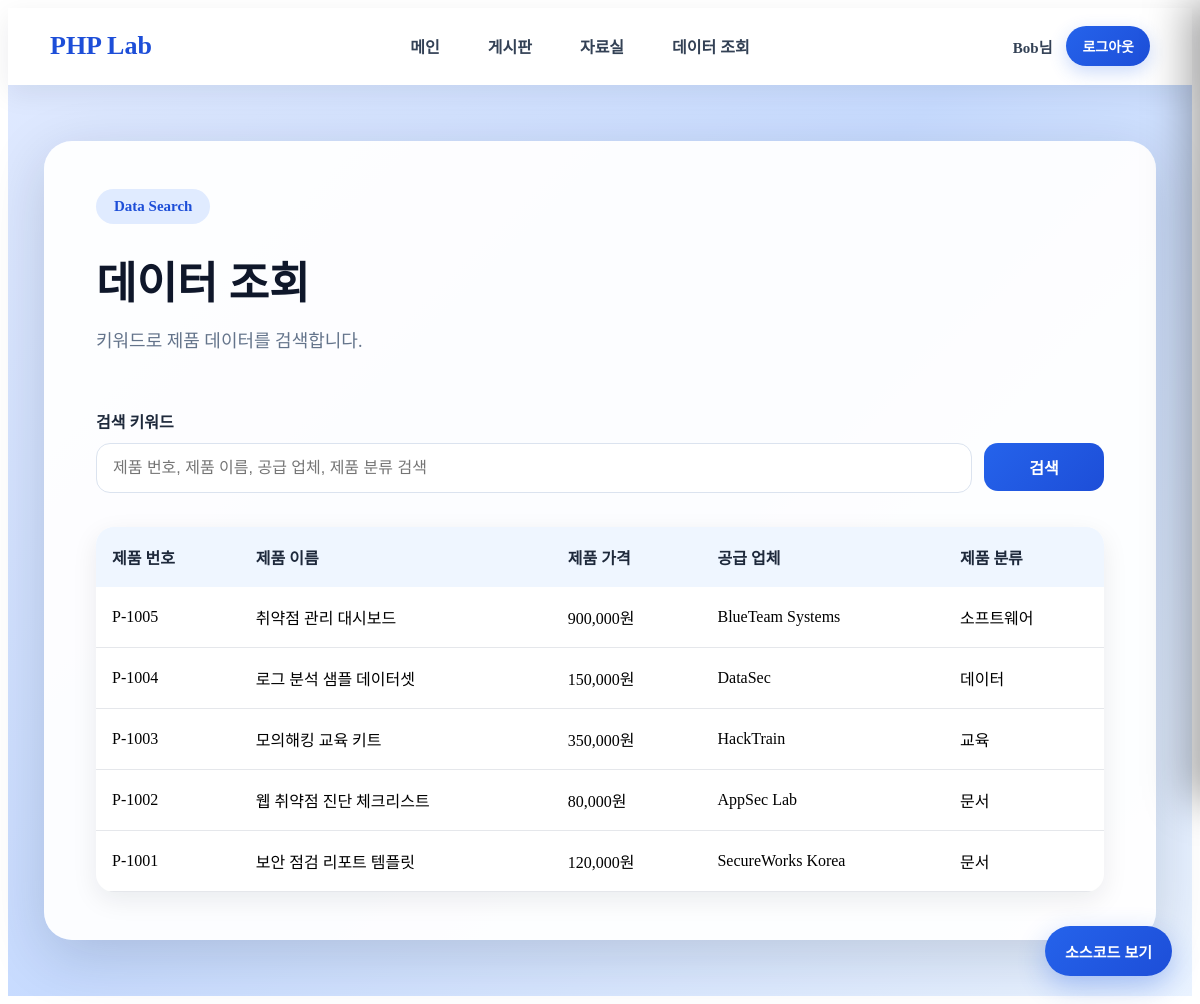
The app's page /data_search.php (signed in) with its own data.
### tables this page shows
CREATE TABLE products (
    id INT AUTO_INCREMENT PRIMARY KEY,
    product_no VARCHAR(50) NOT NULL,
    product_name VARCHAR(255) NOT NULL,
    product_price INT NOT NULL,
    supplier VARCHAR(255) NOT NULL,
    category VARCHAR(100) NOT NULL
) DEFAULT CHARSET=utf8mb4 COLLATE=utf8mb4_unicode_ci;

### src/data_search.php (the view, shortened to what this page needs)
<?php
require_once "layout.php";
$keyword = $_GET["keyword"] ?? "";
$products = [];
$db = get_db();
if ($keyword !== "") {
    $sql = "
        SELECT *
        FROM products
        WHERE product_no LIKE '%{$keyword}%'
           OR product_name LIKE '%{$keyword}%'
           OR supplier LIKE '%{$keyword}%'
           OR category LIKE '%{$keyword}%'
        ORDER BY id DESC
    ";
    $stmt = $db->query($sql);
    $products = $stmt->fetchAll();
} else {
    $stmt = $db->query("
        SELECT *
        FROM products
        ORDER BY id DESC
    ");
    $products = $stmt->fetchAll();
}
?>
<div class="modern-page-wrapper">
    <section class="modern-page-card">
        <div class="page-title-row">
            <div>
                <div class="hero-badge">Data Search</div>
                <h1>데이터 조회</h1>
                <p>키워드로 제품 데이터를 검색합니다.</p>
            </div>
        </div>
        <form method="get" class="search-form">
            <label>검색 키워드</label>
            <div class="search-row">
                <input
                    type="text"
                    name="keyword"
                    placeholder="제품 번호, 제품 이름, 공급 업체, 제품 분류 검색"
                    value="<?= htmlspecialchars($keyword) ?>"
                >
                <button type="submit" class="modern-primary-btn">검색</button>
            </div>
        </form>
        <table class="modern-table">
            <thead>
                <tr>
                    <th>제품 번호</th>
                    <th>제품 이름</th>
                    <th>제품 가격</th>
                    <th>공급 업체</th>
                    <th>제품 분류</th>
                </tr>
            </thead>
            <tbody>
                <?php foreach ($products as $product): ?>
                    <tr>
                        <td><?= htmlspecialchars($product["product_no"]) ?></td>
                        <td><?= htmlspecialchars($product["product_name"]) ?></td>
                        <td><?= number_format($product["product_price"]) ?>원</td>
                        <td><?= htmlspecialchars($product["supplier"]) ?></td>
                        <td><?= htmlspecialchars($product["category"]) ?></td>
                    </tr>
                <?php endforeach; ?>
            </tbody>
        </table>
    </section>
</div>

### src/style.css (style rules this page uses)
.hero-badge { display: inline-block; padding: 9px 18px; border-radius: 999px; background: #e0ebff; color: #1d4ed8; font-size: 15px; font-weight: 700; margin-bottom: 24px; }
.modern-page-wrapper { min-height: calc(100vh - 72px); display: flex; justify-content: center; align-items: flex-start; padding: 56px 36px; background: linear-gradient(135deg, #dfe9ff 0%, #c7dbff 45%, #eaf3ff 100%); }
.modern-page-card { width: 100%; max-width: 1180px; background: rgba(255,255,255,0.95); border-radius: 28px; padding: 48px 52px; box-shadow: 0 16px 60px rgba(15,23,42,0.16); }
.page-title-row { display: flex; align-items: center; justify-content: space-between; gap: 24px; margin-bottom: 34px; }
.modern-page-card h1 { margin: 0; font-size: 44px; font-weight: 900; color: #0f172a; }
.modern-page-card p, .page-subtitle { margin-top: 14px; font-size: 18px; line-height: 1.7; color: #64748b; }
.modern-table { width: 100%; border-collapse: collapse; overflow: hidden; border-radius: 18px; background: white; box-shadow: 0 8px 26px rgba(15,23,42,0.08); }
.modern-table th { background: #eff6ff; color: #1e293b; font-size: 16px; padding: 18px 16px; text-align: left; }
.modern-table td { padding: 18px 16px; border-bottom: 1px solid #e5e7eb; font-size: 16px; }
.modern-primary-btn { display: inline-flex; justify-content: center; align-items: center; height: 48px; padding: 0 22px; border: none; border-radius: 14px; background: linear-gradient(135deg, #2563eb, #1d4ed8); color: white; font-size: 16px; font-weight: 800; text-decoration: none; cursor: pointer; }
.modern-form label, .search-form label { display: block; margin: 18px 0 10px; font-size: 16px; font-weight: 800; color: #1e293b; }
.modern-form input, .modern-form textarea, .search-form input { width: 100%; border-radius: 14px; border: 1px solid #dbe3ef; padding: 15px 16px; font-size: 16px; box-sizing: border-box; }
.search-form { margin-bottom: 34px; }
.search-row { display: flex; gap: 12px; }
.search-row input { flex: 1; }
.search-row button { width: 120px; }

### records on screen
products: product_no "P-1005", product_name "취약점 관리 대시보드", product_price "900,000", supplier "BlueTeam Systems", category "소프트웨어"
products: product_no "P-1004", product_name "로그 분석 샘플 데이터셋", product_price "150,000", supplier "DataSec", category "데이터"
products: product_no "P-1003", product_name "모의해킹 교육 키트", product_price "350,000", supplier "HackTrain", category "교육"
products: product_no "P-1002", product_name "웹 취약점 진단 체크리스트", product_price "80,000", supplier "AppSec Lab", category "문서"
products: product_no "P-1001", product_name "보안 점검 리포트 템플릿", product_price "120,000", supplier "SecureWorks Korea", category "문서"

### other values on screen
$userName "Bob"
